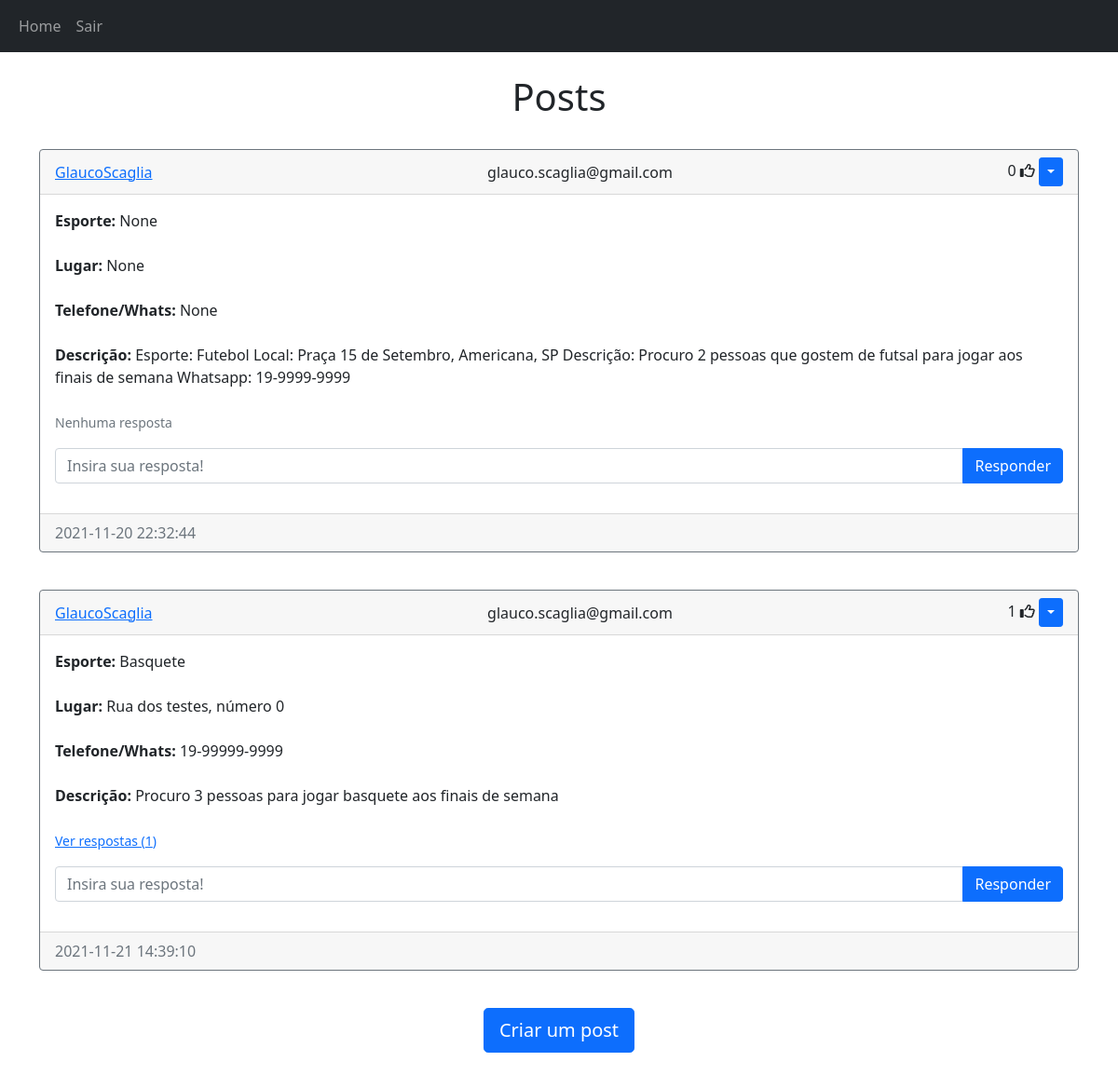
/home (signed in), run on the app's committed database.
### models.py (models this page shows)
class Post(db.Model):
    id = db.Column(db.Integer, primary_key=True)
    text = db.Column(db.Text, nullable=False)
    date_created = db.Column(db.DateTime(timezone=True), default=func.now())
    author = db.Column(db.Integer, db.ForeignKey(
        'user.id', ondelete="CASCADE"), nullable=False)
    sport = db.Column(db.Text, nullable=False)
    place = db.Column(db.Text, nullable=False)
    phone = db.Column(db.Text, nullable=False)
    comments = db.relationship('Comment', backref='post', passive_deletes=True)
    likes = db.relationship('Like', backref='post', passive_deletes=True)

class User(db.Model, UserMixin):
    id = db.Column(db.Integer, primary_key=True)
    email = db.Column(db.String(150), unique=True)
    username = db.Column(db.String(150), unique=True)
    password = db.Column(db.String(150))
    date_created = db.Column(db.DateTime(timezone=True), default=func.now())
    posts = db.relationship('Post', backref='user', passive_deletes=True)
    comments = db.relationship('Comment', backref='user', passive_deletes=True)
    likes = db.relationship('Like', backref='user', passive_deletes=True)

### views.py (the view)
@views.route("/")
@views.route("/home")
@login_required
def home():
    posts = Post.query.all()
    return render_template("home.html", user=current_user, posts=posts)

### __init__.py (called while the page is built)
def create_app():
    app = Flask(__name__)
    app.config['SECRET_KEY'] = "helloworld"
    app.config['SQLALCHEMY_DATABASE_URI'] = f'sqlite:///{DB_NAME}'
    db.init_app(app)
    from .views import views
    from .auth import auth
    app.register_blueprint(views, url_prefix="/")
    app.register_blueprint(auth, url_prefix="/")
    from .models import User, Post, Comment, Like
    create_database(app)
    login_manager = LoginManager()
    login_manager.login_view = "auth.login"
    login_manager.init_app(app)
    @login_manager.user_loader
    def load_user(id):
        return User.query.get(int(id))
    return app

### templates/home.html
{% extends "posts_div.html" %} {% block title %}Home{% endblock %}

### templates/posts_div.html (shortened to what this page needs)
{% extends "base.html" %} {% block title %}Home{% endblock %} {% block content
%}
<br>
<h1 align="center">{% block header %}Posts{% endblock %}</h1>
<br>
<div id="posts">
  {% for post in posts %}
  <div class="card border-secondary mb-3">
    <div class="card-header d-flex justify-content-between align-items-center">
      <a href="/posts/{{post.user.username}}">{{post.user.username}}</a>
      <a>{{post.user.email}}</a>
      <div>
        <span id="likes-count-{{post.id}}">
        {{ post.likes|length }}</span>
        {% if user.id in post.likes|map(attribute="author")|list %}
        <i
          class="fas fa-thumbs-up"
          id="like-button-{{post.id}}"
          onclick="like({{post.id}})"
        ></i>
        {% else %}
        <i
          class="far fa-thumbs-up"
          id="like-button-{{post.id}}"
          onclick="like({{post.id}})"
        ></i>
        {% endif %} {% if user.id == post.author %}
        <div class="btn-group">
          <button
            type="button"
            class="btn btn-sm btn-primary dropdown-toggle"
            data-bs-toggle="dropdown"
          ></button>
        </div>
        {% endif %}
      </div>
    </div>
    <div class="card-body">
      <div class="card-text"><b>Esporte: </b>{{post.sport}}</div>
      <br />
      <div class="card-text"><b>Lugar: </b>{{post.place}}</div>
      <br />
      <div class="card-text"><b>Telefone/Whats: </b>{{post.phone}}</div>
      <br />
      <div class="card-text"><b>Descrição: </b>{{post.text}}</div>
      <br />
      <p class="card-text">
        {% if post.comments|length > 0 %}
        <a data-bs-toggle="collapse" href="#comments-{{post.id}}" role="button">
          <small>Ver respostas ({{post.comments|length}}) </small>
        </a>
        {% else %}
        <small class="text-muted">Nenhuma resposta</small>
        {% endif %}
      </p>
      <form
        class="input-group mb-3"
        method="POST"
        action="/create-comment/{{post.id}}"
      >
        <input
          type="text"
          id="text"
          name="text"
          class="form-control"
          placeholder="Insira sua resposta!"
        />
        <button type="submit" class="btn btn-primary">Responder</button>
      </form>
    </div>
    <div class="card-footer text-muted">{{post.date_created}}</div>
  </div>
  <br /> {% endfor %}
</div>
{% block footer %}
<div align="center">
  <a href="/create-post"
    ><button type="button" class="btn btn-primary btn-lg">
      Criar um post
    </button>
    </a
  >
</div>
<br>
{% endblock %} {% endblock %}

### data on the page
Post: user.username "GlaucoScaglia", user.email "glauco.scaglia@gmail.com", likes|length "0", sport "None", place "None", phone "None", text "Esporte: Futebol Local: Praça 15 de Setembro, Americana, SP Descrição: Procuro 2 pessoas que gostem de futsal para jogar aos finais de semana Whatsapp: 19-9999-9999", shows "Nenhuma resposta", date_created "2021-11-20 22:32:44"
Post: user.username "GlaucoScaglia", user.email "glauco.scaglia@gmail.com", likes|length "1", sport "Basquete", place "Rua dos testes, número 0", phone "19-99999-9999", text "Procuro 3 pessoas para jogar basquete aos finais de semana", comments|length "1", date_created "2021-11-21 14:39:10"
